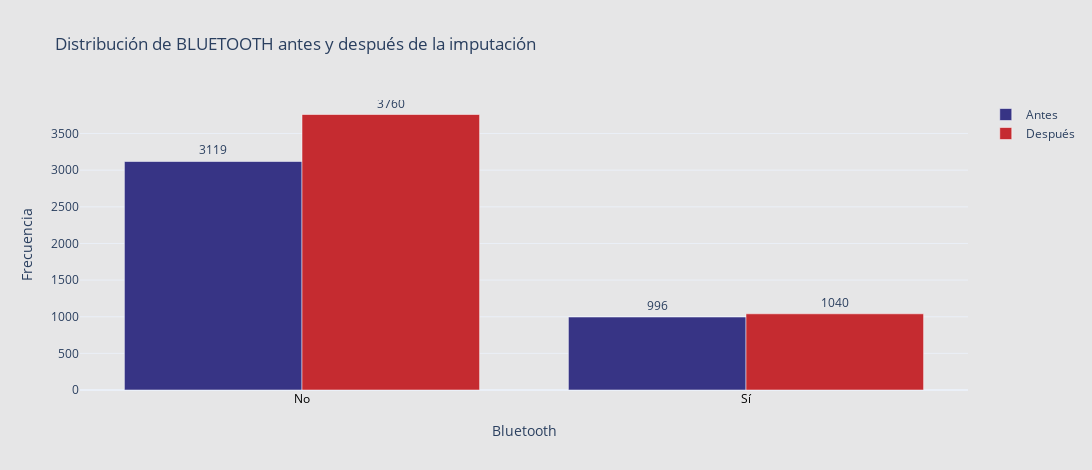

Write notebook code for a chart like this one.
### Code cell
import plotly.graph_objects as go

# Conteo antes y después
antes_bt = df_antes['bluetooth'].value_counts().sort_index()
despues_bt = df_bmw['bluetooth'].value_counts().sort_index()

# Diccionario para etiquetas personalizadas
etiquetas = {False: 'No', True: 'Sí'}

# Etiquetas del eje X ordenadas igual que en antes_bt
x_labels = [etiquetas.get(i, str(i)) for i in antes_bt.index]

# Valores de después en el mismo orden que antes
despues_vals = despues_bt.reindex(antes_bt.index, fill_value=0).values

fig = go.Figure()

# Antes
fig.add_trace(go.Bar(
    x=x_labels,
    y=antes_bt.values,
    name='Antes',
    marker_color='#373485',
    text=antes_bt.values,
    textposition='outside',
    opacity=1
))

# Después
fig.add_trace(go.Bar(
    x=x_labels,
    y=despues_vals,
    name='Después',
    marker_color='#c52b30',
    text=despues_vals,
    textposition='outside',
    opacity=1
))

fig.update_layout(
    title="Distribución de BLUETOOTH antes y después de la imputación",
    xaxis_title="Bluetooth",
    yaxis_title="Frecuencia",
    barmode='group',
    template='plotly_white',
    width=1200,
    height=470,
    plot_bgcolor='#e6e6e7',
    paper_bgcolor='#e6e6e7',
    xaxis=dict(
        tickfont=dict(color='black'),
        title_standoff=20
    )
)

fig.show()

### Figure 1 — Plotly figure (JSON) as saved in the notebook; plotly's stock layout.template omitted (floating-point values rounded to 4 significant figures)
{"data": [{"marker": {"color": "#373485"}, "name": "Antes", "opacity": 1, "text": [3119.0, 996.0], "textposition": "outside", "type": "bar", "x": ["No", "Sí"], "y": [3119, 996]}, {"marker": {"color": "#c52b30"}, "name": "Después", "opacity": 1, "text": [3760.0, 1040.0], "textposition": "outside", "type": "bar", "x": ["No", "Sí"], "y": [3760, 1040]}], "layout": {"barmode": "group", "height": 470, "paper_bgcolor": "#e6e6e7", "plot_bgcolor": "#e6e6e7", "title": {"text": "Distribución de BLUETOOTH antes y después de la imputación"}, "width": 1200, "xaxis": {"tickfont": {"color": "black"}, "title": {"standoff": 20, "text": "Bluetooth"}}, "yaxis": {"title": {"text": "Frecuencia"}}}}
